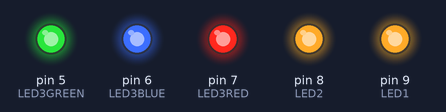
Recording of a sketch running on a simulated Arduino Uno, built with avr-gcc and run on an emulated ATmega328P. Parts: output pins drawn as LEDs (lit = HIGH).

Above: at 0.5 s.
At 3.5 s:
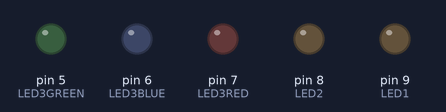
Timing chart, 0 to 4.6 s (numbered marks = the images above):
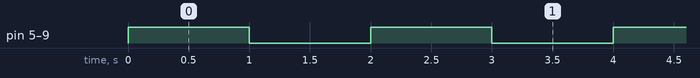

The sketch:

ino_1.ino
```cpp
#define LED1 9
#define LED2 8
#define LED3RED 7
#define LED3BLUE 6
#define LED3GREEN 5
#define DELAY_TIME 1000


void setup() {
  // put your setup code here, to run once:
  //pin as output
  pinMode(LED1, OUTPUT);
  pinMode(LED2, OUTPUT);
  pinMode(LED3RED, OUTPUT);
  pinMode(LED3BLUE, OUTPUT);
  pinMode(LED3GREEN, OUTPUT);

}

void loop() {
  // put your main code here, to run repeatedly:
  digitalWrite(LED1, HIGH);
  digitalWrite(LED2, HIGH);
  digitalWrite(LED3RED, HIGH);
  digitalWrite(LED3BLUE, HIGH);
  digitalWrite(LED3GREEN, HIGH);
  delay(DELAY_TIME);
  digitalWrite(LED1, LOW);
  digitalWrite(LED2, LOW);
  digitalWrite(LED3RED, LOW);
  digitalWrite(LED3BLUE, LOW);
  digitalWrite(LED3GREEN, LOW);
  delay(DELAY_TIME);
}
```

Measured:
- by itself, pin 5 (LED3GREEN), pin 6 (LED3BLUE), pin 7 (LED3RED), pin 8 (LED2), pin 9 (LED1): alternates HIGH for 1.0 s and LOW for 1.0 s
